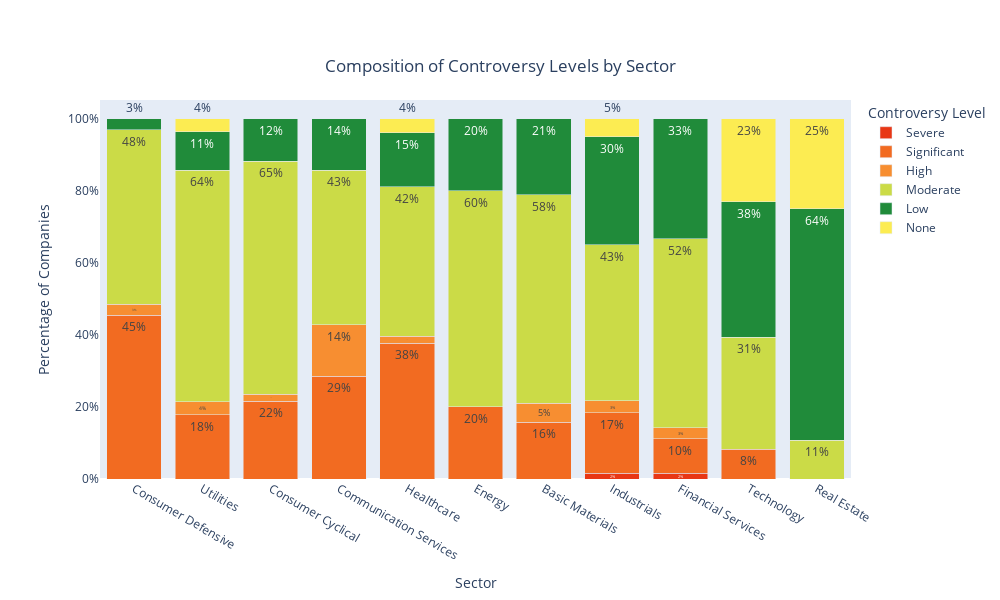

This figure's notebook cell:
### Markdown cell above
# Key Insights for Stakeholders

### Code cell
#bar charts of risk and controvery levels
import ipywidgets as widgets
from IPython.display import display, clear_output
levels = df2_cleaned[['Controversy Level', 'ESG Risk Level', 'Sector']]

# Remove "Controversy Level=" from values in the column
levels["Controversy Level"] = levels["Controversy Level"].str.replace("Controversy Level", "", regex=False)
df_controversy_lvl = levels.groupby(["Sector", "Controversy Level"]).size().reset_index(name="Count")
df_controversy_lvl["Proportion"] = df_controversy_lvl.groupby("Sector")["Count"].transform(lambda x: x / x.sum())
df_controversy_lvl["Controversy Level"] = (df_controversy_lvl["Controversy Level"].astype("category")).str.replace("Controversy Level", "", regex=False).str.strip()

low_controversy = df_controversy_lvl[df_controversy_lvl["Controversy Level"] == "Low"][["Sector", "Proportion"]]
sorted_sectors = low_controversy.sort_values(by="Proportion", ascending=True)["Sector"].tolist()

def plot_controversy_level():
    fig1 = px.bar(
        df_controversy_lvl, 
        x="Sector", 
        y="Proportion",  # Use proportion instead of count
        color="Controversy Level", 
        title="Composition of Controversy Levels by Sector",
        barmode="stack",
        text=df_controversy_lvl["Proportion"].apply(lambda x: f"{x:.0%}"),
        color_discrete_map=custom_colors,
        category_orders={"Sector": sorted_sectors,
            "Controversy Level": ["Severe", "Significant", "High", "Moderate", "Low", "None"]}
    )

    fig1.update_layout(
        width=1000,  
        height=600, 
        title_x=0.5, 
        title_y=0.9,
        margin=dict(l=100, r=100, t=100, b=100),  
        legend_title_text="Controversy Level"  
    )

    # Format y-axis as percentage
    fig1.update_yaxes(showgrid = False, tickformat=".0%", title="Percentage of Companies")

    fig1.show()

plot_controversy_level()

### Figure 1 — Plotly figure (JSON) as saved in the notebook; plotly's stock layout.template omitted (floating-point values rounded to 4 significant figures)
{"data": [{"hovertemplate": "Controversy Level=Severe<br>Sector=%{x}<br>Proportion=%{y}<br>text=%{text}<extra></extra>", "legendgroup": "Severe", "marker": {"color": "#e83715", "pattern": {"shape": ""}}, "name": "Severe", "orientation": "v", "showlegend": true, "text": ["2%", "2%"], "textposition": "auto", "type": "bar", "x": ["Financial Services", "Industrials"], "xaxis": "x", "y": [0.01587, 0.01667], "yaxis": "y"}, {"hovertemplate": "Controversy Level=Significant<br>Sector=%{x}<br>Proportion=%{y}<br>text=%{text}<extra></extra>", "legendgroup": "Significant", "marker": {"color": "#f26b21", "pattern": {"shape": ""}}, "name": "Significant", "orientation": "v", "showlegend": true, "text": ["16%", "29%", "22%", "45%", "20%", "10%", "38%", "17%", "8%", "18%"], "textposition": "auto", "type": "bar", "x": ["Basic Materials", "Communication Services", "Consumer Cyclical", "Consumer Defensive", "Energy", "Financial Services", "Healthcare", "Industrials", "Technology", "Utilities"], "xaxis": "x", "y": [0.1579, 0.2857, 0.2157, 0.4545, 0.2, 0.09524, 0.3774, 0.1667, 0.08197, 0.1786], "yaxis": "y"}, {"hovertemplate": "Controversy Level=High<br>Sector=%{x}<br>Proportion=%{y}<br>text=%{text}<extra></extra>", "legendgroup": "High", "marker": {"color": "#f78e31", "pattern": {"shape": ""}}, "name": "High", "orientation": "v", "showlegend": true, "text": ["5%", "14%", "2%", "3%", "3%", "2%", "3%", "4%"], "textposition": "auto", "type": "bar", "x": ["Basic Materials", "Communication Services", "Consumer Cyclical", "Consumer Defensive", "Financial Services", "Healthcare", "Industrials", "Utilities"], "xaxis": "x", "y": [0.05263, 0.1429, 0.01961, 0.0303, 0.03175, 0.01887, 0.03333, 0.03571], "yaxis": "y"}, {"hovertemplate": "Controversy Level=Moderate<br>Sector=%{x}<br>Proportion=%{y}<br>text=%{text}<extra></extra>", "legendgroup": "Moderate", "marker": {"color": "#cbdb47", "pattern": {"shape": ""}}, "name": "Moderate", "orientation": "v", "showlegend": true, "text": ["58%", "43%", "65%", "48%", "60%", "52%", "42%", "43%", "11%", "31%", "64%"], "textposition": "auto", "type": "bar", "x": ["Basic Materials", "Communication Services", "Consumer Cyclical", "Consumer Defensive", "Energy", "Financial Services", "Healthcare", "Industrials", "Real Estate", "Technology", "Utilities"], "xaxis": "x", "y": [0.5789, 0.4286, 0.6471, 0.4848, 0.6, 0.5238, 0.4151, 0.4333, 0.1071, 0.3115, 0.6429], "yaxis": "y"}, {"hovertemplate": "Controversy Level=Low<br>Sector=%{x}<br>Proportion=%{y}<br>text=%{text}<extra></extra>", "legendgroup": "Low", "marker": {"color": "#208b3a", "pattern": {"shape": ""}}, "name": "Low", "orientation": "v", "showlegend": true, "text": ["21%", "14%", "12%", "3%", "20%", "33%", "15%", "30%", "64%", "38%", "11%"], "textposition": "auto", "type": "bar", "x": ["Basic Materials", "Communication Services", "Consumer Cyclical", "Consumer Defensive", "Energy", "Financial Services", "Healthcare", "Industrials", "Real Estate", "Technology", "Utilities"], "xaxis": "x", "y": [0.2105, 0.1429, 0.1176, 0.0303, 0.2, 0.3333, 0.1509, 0.3, 0.6429, 0.377, 0.1071], "yaxis": "y"}, {"hovertemplate": "Controversy Level=None<br>Sector=%{x}<br>Proportion=%{y}<br>text=%{text}<extra></extra>", "legendgroup": "None", "marker": {"color": "#fcec52", "pattern": {"shape": ""}}, "name": "None", "orientation": "v", "showlegend": true, "text": ["4%", "5%", "25%", "23%", "4%"], "textposition": "auto", "type": "bar", "x": ["Healthcare", "Industrials", "Real Estate", "Technology", "Utilities"], "xaxis": "x", "y": [0.03774, 0.05, 0.25, 0.2295, 0.03571], "yaxis": "y"}], "layout": {"barmode": "stack", "height": 600, "legend": {"title": {"text": "Controversy Level"}, "tracegroupgap": 0}, "margin": {"b": 100, "l": 100, "r": 100, "t": 100}, "title": {"text": "Composition of Controversy Levels by Sector", "x": 0.5, "y": 0.9}, "width": 1000, "xaxis": {"anchor": "y", "categoryarray": ["Consumer Defensive", "Utilities", "Consumer Cyclical", "Communication Services", "Healthcare", "Energy", "Basic Materials", "Industrials", "Financial Services", "Technology", "Real Estate"], "categoryorder": "array", "domain": [0, 1], "title": {"text": "Sector"}}, "yaxis": {"anchor": "x", "domain": [0, 1], "showgrid": false, "tickformat": ".0%", "title": {"text": "Percentage of Companies"}}}}
